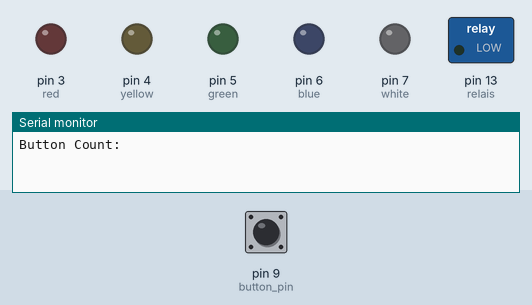
A sketch run on a simulated Arduino Uno, built with avr-gcc and run on an emulated ATmega328P. Parts: switched loads named in the sketch (green lamp = pin HIGH), output pins drawn as LEDs (lit = HIGH), the last lines printed to the serial monitor. The inputs (shaded band) are chosen by the test bench; at power-on: pin 9 (button_pin) HIGH.

Above: at 1.3 s.
1.4 s: pin 9 (button_pin) pulled LOW for 0.15 s
At 2.4 s:
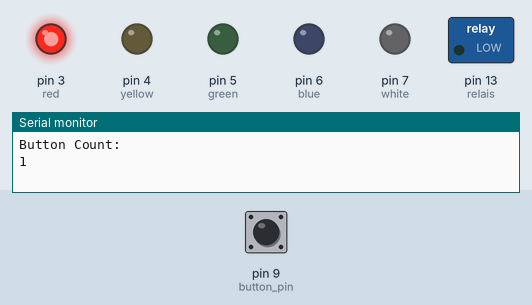
3.0 s: pin 9 (button_pin) pulled LOW for 1 s
At 4.4 s:
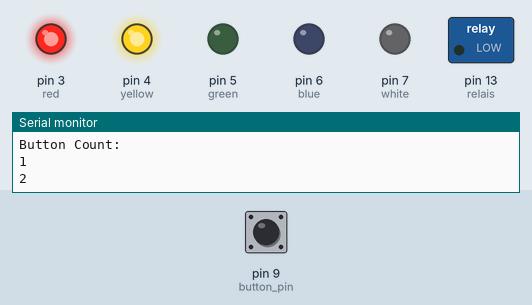
5.5 s: pin 9 (button_pin) pulled LOW for 0.15 s
At 6.6 s:
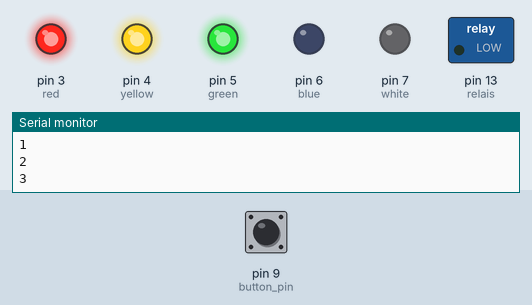
7.1 s: pin 9 (button_pin) pulled LOW for 3.2 s
At 8.6 s:
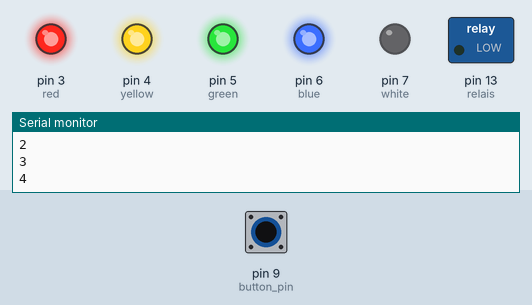
11.8 s: pin 9 (button_pin) pulled LOW for 0.15 s
At 12.2 s:
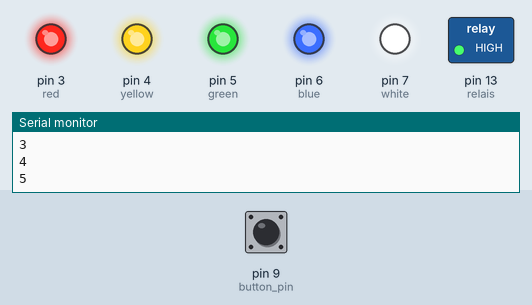
Timing chart, 0 to 14.4 s (numbered marks = the images above; inputs shaded):
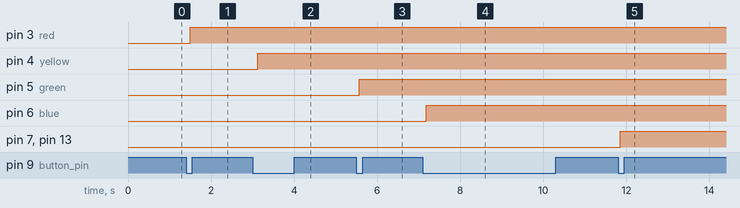

The sketch:

Test_Schilderij_nieuw.ino
```cpp
#define button_pin 9
#define red 3
#define yellow 4
#define green 5
#define blue 6
#define white 7
#define relais 13

// variables will change:
int button_press_count = 0;
int button_state = 0;
int prev_button_state = 0;


void setup() {
  // put your setup code here, to run once:
  delay(100);
  Serial.begin(9600);
  pinMode (button_pin, INPUT_PULLUP); //Set digi pin 7 as pull up button
  pinMode (red, OUTPUT);
  pinMode(yellow, OUTPUT);
  pinMode(green, OUTPUT);
  pinMode(blue, OUTPUT);
  pinMode(white, OUTPUT);
  pinMode(relais, OUTPUT);

  Serial.println("Button Count:");
}

void loop() {
  // put your main code here, to run repeatedly:
  button_state = digitalRead(button_pin);
  if (button_state != prev_button_state) {
    if (button_state == HIGH) {
//      digitalWrite(red, LOW);
    } else { //button press
//      digitalWrite(red, HIGH);
      button_press_count++;
      Serial.println(button_press_count); //print the count
    }
    delay(50);
  }
  prev_button_state = button_state;

if (button_press_count >= 1) {
      digitalWrite(red, HIGH);
    } else { //button press
      digitalWrite(red, LOW);
   delay(20);

}

if (button_press_count >= 2) {
      digitalWrite(yellow, HIGH);
    } else { //button press
      digitalWrite(yellow, LOW);
   delay(20);
}

  if (button_press_count >= 3) {
      digitalWrite(green, HIGH);
    } else { //button press
      digitalWrite(green, LOW);
   delay(20);
}

if (button_press_count >= 4) {
      digitalWrite(blue, HIGH);
    } else { //button press
      digitalWrite(blue, LOW);
   delay(20);
}

  if (button_press_count >= 5) {
      digitalWrite(white, HIGH);
      digitalWrite(relais, HIGH);
    } else { //button press
      digitalWrite(white, LOW);
      digitalWrite(relais, LOW);
   delay(20);
}


}
```

Measured:
- after the input at 1.4 s, pin 3 (red): LOW → HIGH after 0.10 s
- after the input at 3.0 s, pin 4 (yellow): LOW → HIGH after 0.12 s
- after the input at 5.5 s, pin 5 (green): LOW → HIGH after 0.06 s
- after the input at 7.1 s, pin 6 (blue): LOW → HIGH after 0.09 s
- after the input at 11.8 s, pin 7 (white), pin 13 (relais): LOW → HIGH after 0.05 s
